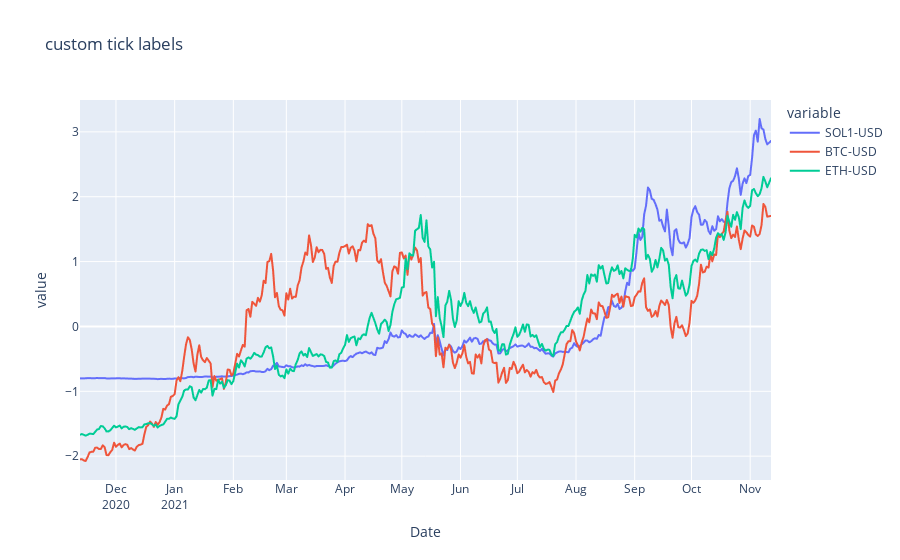

Notebook code for this chart:
### Code cell
import plotly.express as px
#df = px.data.stocks()
fig = px.line(close_scaled, x="Date", y=close_scaled.columns,
              hover_data={"Date": "|%B %d, %Y"},
              title='custom tick labels')
fig.update_xaxes(
    dtick="M1",
    tickformat="%b\n%Y")
fig.show()

### Figure 1 — Plotly figure (JSON) as saved in the notebook; plotly's stock layout.template omitted (floating-point values rounded to 4 significant figures; data arrays with more than 128 entries replaced by an {"elided": "..."} marker saying what was removed)
{"data": [{"hovertemplate": "variable=SOL1-USD<br>Date=%{x|%B %d, %Y}<br>value=%{y}<extra></extra>", "legendgroup": "SOL1-USD", "line": {"color": "#636efa", "dash": "solid"}, "marker": {"symbol": "circle"}, "mode": "lines", "name": "SOL1-USD", "showlegend": true, "type": "scattergl", "x": {"elided": "365 str values"}, "xaxis": "x", "y": {"elided": "365 float values"}, "yaxis": "y"}, {"hovertemplate": "variable=BTC-USD<br>Date=%{x|%B %d, %Y}<br>value=%{y}<extra></extra>", "legendgroup": "BTC-USD", "line": {"color": "#EF553B", "dash": "solid"}, "marker": {"symbol": "circle"}, "mode": "lines", "name": "BTC-USD", "showlegend": true, "type": "scattergl", "x": {"elided": "365 str values"}, "xaxis": "x", "y": {"elided": "365 float values"}, "yaxis": "y"}, {"hovertemplate": "variable=ETH-USD<br>Date=%{x|%B %d, %Y}<br>value=%{y}<extra></extra>", "legendgroup": "ETH-USD", "line": {"color": "#00cc96", "dash": "solid"}, "marker": {"symbol": "circle"}, "mode": "lines", "name": "ETH-USD", "showlegend": true, "type": "scattergl", "x": {"elided": "365 str values"}, "xaxis": "x", "y": {"elided": "365 float values"}, "yaxis": "y"}], "layout": {"autosize": true, "legend": {"title": {"text": "variable"}, "tracegroupgap": 0}, "title": {"text": "custom tick labels"}, "xaxis": {"anchor": "y", "autorange": true, "domain": [0, 1], "dtick": "M1", "range": ["2020-11-12", "2021-11-12"], "tickformat": "%b\n%Y", "title": {"text": "Date"}, "type": "date"}, "yaxis": {"anchor": "x", "autorange": true, "domain": [0, 1], "range": [-2.368, 3.491], "title": {"text": "value"}, "type": "linear"}}}
